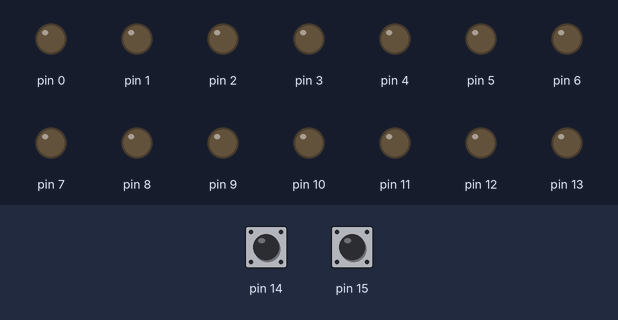
Simulated run of this sketch. Board: Arduino Uno, built with avr-gcc and run on an emulated ATmega328P. Parts: output pins drawn as LEDs (lit = HIGH). Inputs (shaded band) come from the test bench; at power-on: pin 15 HIGH, pin 14 HIGH.

Above: at 1.2 s.
1.3 s: pin 15 pulled LOW for 0.15 s
At 2.0 s:
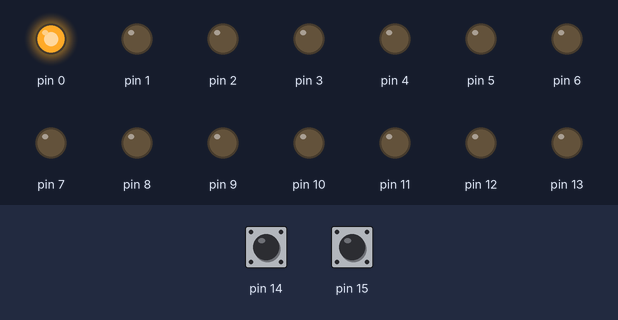
2.9 s: pin 15 pulled LOW for 1 s
At 3.2 s:
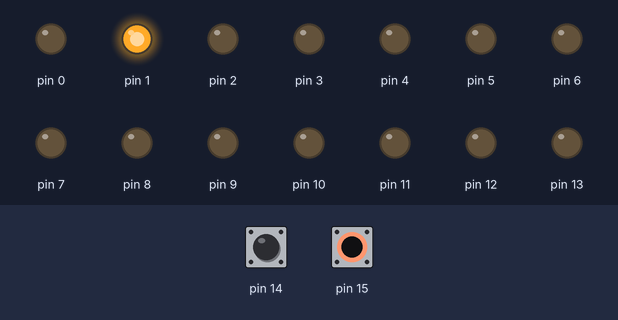
5.4 s: pin 15 pulled LOW for 0.15 s
At 6.3 s:
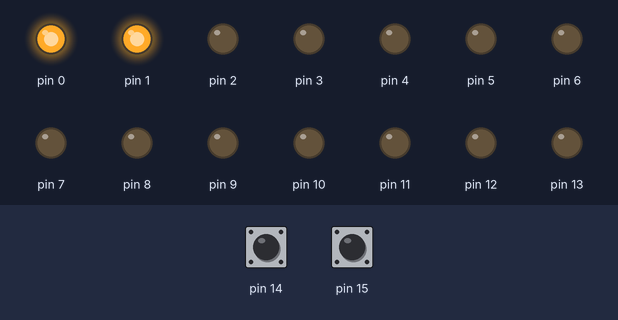
7.0 s: pin 15 pulled LOW for 3.2 s
At 7.5 s:
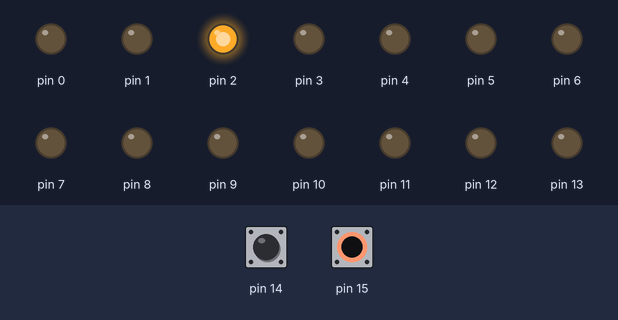
11.7 s: pin 15 pulled LOW for 0.15 s
At 12.3 s:
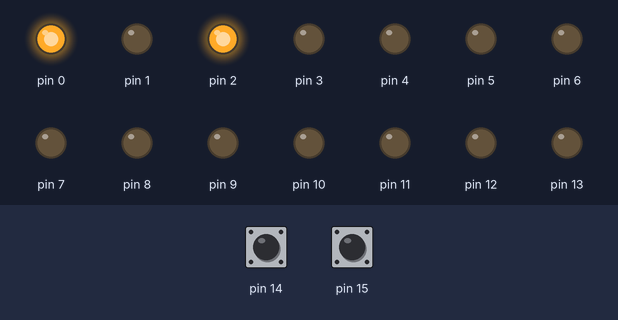
13.3 s: pin 15 pulled LOW for 1 s
At 14.7 s:
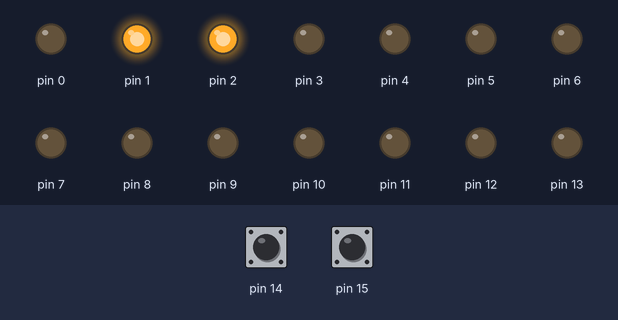
Timing chart, 0 to 16.3 s (numbered marks = the images above; inputs shaded):
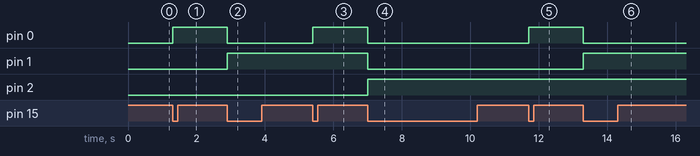

The sketch:

counter.ino
```cpp
// address counter
//
// A0/PC0- reset
// A1/PC1 - count
// 0-13 - address bus A0-A13

byte count_pin, count_pin_store;

void setup() {
  DDRD = 0xFF;
  DDRB = 0b00111111;
  PORTC = 0b00000011;

}

void loop() {
  if(!(PINC & 0b00000001)) {
    PORTB = 0x00;
    PORTD = 0x00;
  } else {
    count_pin = PINC & 0b00000010;
    if (count_pin != count_pin_store) {
      count_pin_store = count_pin;
      if(!count_pin) {
        if (PORTD == 0xFF) {
          PORTD = 0x00;
          PORTB++;
        } else {
          PORTD++;
        }
      }
    }
  }
}
```

Measured:
- after the input at 1.3 s, pin 0: LOW → HIGH at once
- after the input at 2.9 s, pin 0: HIGH → LOW at once; pin 1: LOW → HIGH at once
- after the input at 5.4 s, pin 0: LOW → HIGH at once
- after the input at 7.0 s, pin 0, pin 1: HIGH → LOW at once; pin 2: LOW → HIGH at once
- after the input at 11.7 s, pin 0: LOW → HIGH at once
- after the input at 13.3 s, pin 0: HIGH → LOW at once; pin 1: LOW → HIGH at once
